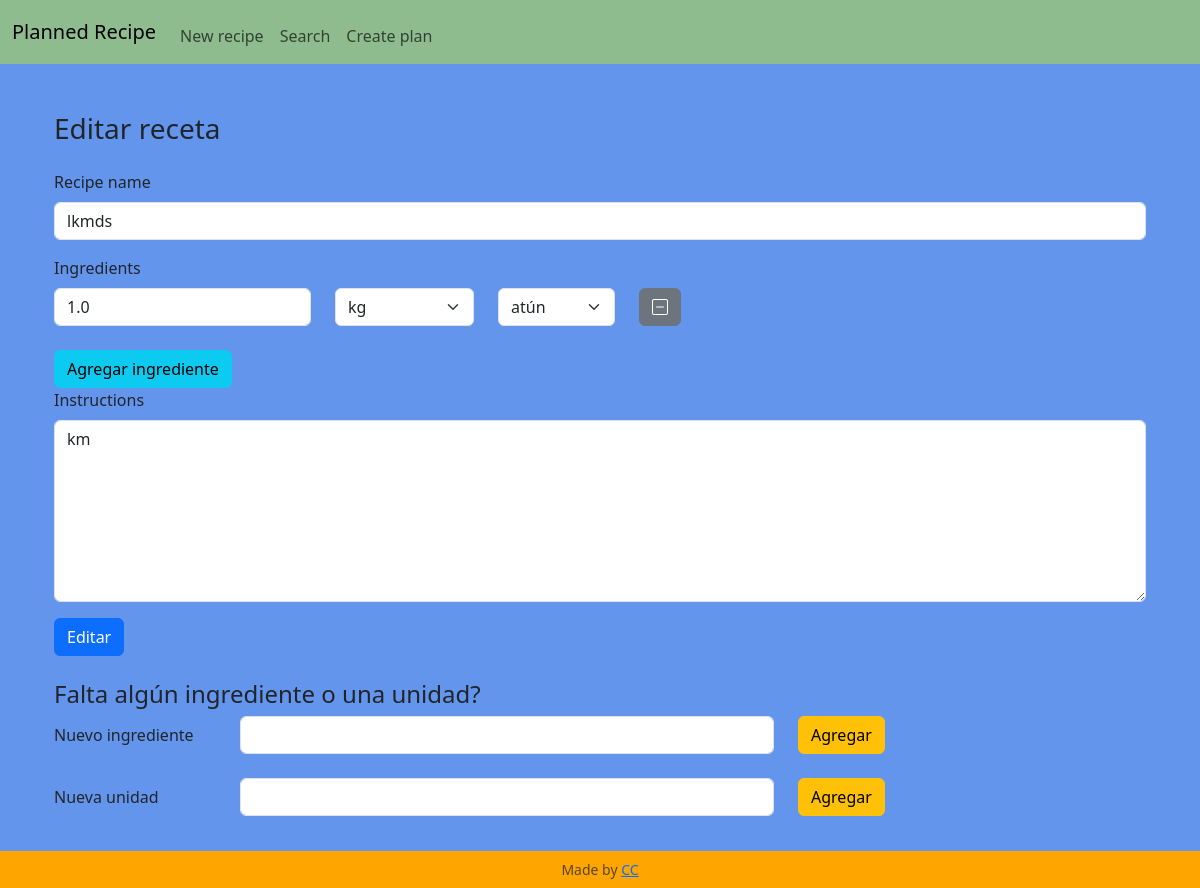
/edit_recipe?recipe_id=13, run on an earlier commit of the app's database.
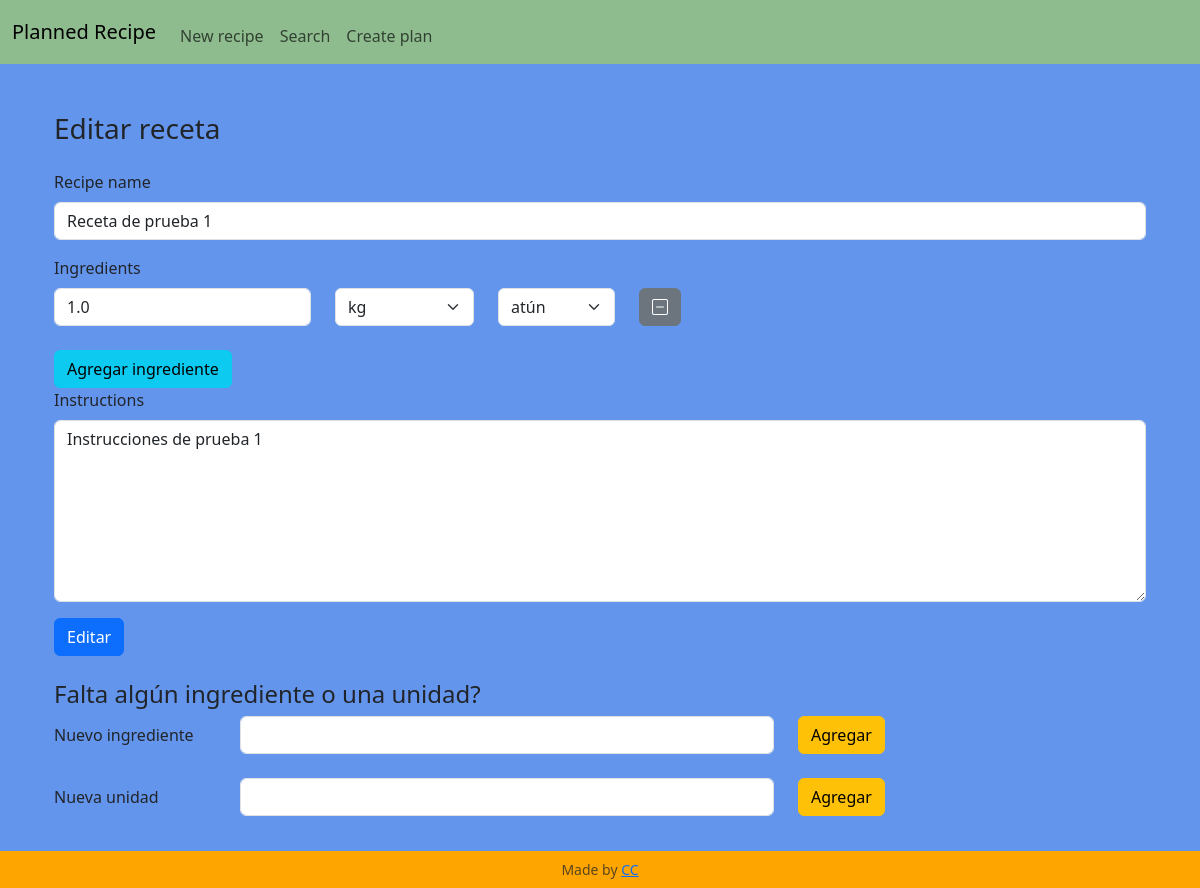
And on a later commit of the database.
### tables this page shows
CREATE TABLE recipes (id INTEGER PRIMARY KEY AUTOINCREMENT NOT NULL, name TEXT NOT NULL, instructions TEXT NOT NULL);

### app.py (the view)
@app.route("/edit_recipe", methods=["GET", "POST"])
def edit_recipe():
    if request.method == "POST":
        recipe_id = request.form.get("recipe_id")
        recipe_name = request.form.get("recipe_name")
        if not recipe_name:
            return render_template('result.html', msg = "Please complete a recipe name")
        instructions = request.form.get("recipe_instructions")
        if not instructions:
            return render_template('result.html', msg = "Please complete instructions for the recipe")
        try:
            with sqlite3.connect('meal_planner.db') as con:
                cur = con.cursor()
                cur.execute("UPDATE recipes SET name = ?, instructions = ? WHERE id = ?", (recipe_name, instructions, recipe_id))
                con.commit()
                msg = "Record successfully edited in the database"
        except Exception as e:
            con.rollback()
            msg = "Error in the UPDATE: " + str(e)
        finally:
            con.close()
            return render_template('result.html', msg=msg)
    else:
        recipe_id = request.args.get("recipe_id")
        cur = db_connect()
        cur.execute("SELECT * FROM recipes WHERE id = ?", (recipe_id,))
        recipe = cur.fetchall()
        cur.execute("SELECT * FROM ingredients")
        all_ingredients = cur.fetchall()
        cur.execute("SELECT * FROM units")
        all_units = cur.fetchall()
        cur.execute("SELECT ing_used.quantity, ingredients.name AS ing_name, ingredients.id AS ing_id, units.name AS unit_name, units.id AS unit_id FROM ing_used JOIN ingredients ON ingredients.id = ing_used.ing_id JOIN units ON units.id = ing_used.unit_id WHERE ing_used.recipe_id = ?", (recipe_id,))
        ing_used = cur.fetchall()
        db_close(cur)
        return render_template("edit_recipe.html", recipe=recipe, ing_used=ing_used, all_ingredients=all_ingredients, all_units=all_units)

### app.py (called while the page is built)
def db_connect():
    con = sqlite3.connect("meal_planner.db")
    con.row_factory = sqlite3.Row
    cur = con.cursor()
    return cur

def db_close(con):
    con.close()

@app.after_request
def after_request(response):
    response.headers["Cache-Control"] = "no-cache, no-store, must-revalidate"
    response.headers["Expires"] = 0
    response.headers["Pragma"] = "no-cache"
    return response

### templates/edit_recipe.html (shortened to what this page needs)
{% extends "layout.html" %}
{% block main %}
<div class="container-fluid">
    <h3 class="pb-3">Editar receta</h3>
    <form action="/edit_recipe" method="post" class="mb-4">
        <div class="mb-3">
            <label for="recipe_name" class="form-label">Recipe name</label>
            <input autofocus type="text" class="form-control" id="recipe_name" name="recipe_name"
                value="{{ recipe[0]['name'] }}">
        </div>
        <section id="ingredients">
            <p class="form-label">Ingredients</p>
            {% for ing in ing_used %}
            <div class="row mb-3" id="ing_{{ loop.index }}">
                <div class="col-auto mb-2">
                    <input type="number" class="form-control" id="quantity_{{ loop.index }}" placeholder="Cantidad" name="quantity_{{ loop.index }}"
                        value="{{ ing["quantity"] }}">
                </div>
                <div class="col-auto mb-2">
                    <select class="form-select" id="unit_{{ loop.index }}" name="unit_{{ loop.index }}">
                        {% for unit in all_units %}
                            {% if unit['id'] == ing['unit_id'] %}
                                <option value="{{unit['id']}}" selected>{{unit["name"]}}</option>
                            {% else %}
                                <option value="{{unit['id']}}">{{unit["name"]}}</option>
                            {% endif %}
                        {% endfor %}
                    </select>
                </div>
                <div class="col-auto mb-2">
                    <select class="form-select" id="ingredient_{{ loop.index }}" name="ingredient_{{ loop.index }}">
                        {% for ingredient in all_ingredients %}
                            {% if ingredient['id'] == ing['ing_id'] %}
                                <option value="{{ingredient['id']}}" selected>{{ingredient["name"]}}</option>
                            {% else %}
                                <option value="{{ingredient['id']}}">{{ingredient["name"]}}</option>
                            {% endif %}
                        {% endfor %}
                    </select>
                </div>
                <div class="col-auto mb-2">
                    <button type="button" class="btn btn-secondary" id="remove_ing_input_{{ loop.index }}">
                        <i class="bi bi-dash-square" id="remove_icon_{{ loop.index }}"></i>
                    </button>
                </div>
            </div>
            {% endfor %}
        </section>
        <button type="button" class="btn btn-info" id="add_ing_input">Agregar ingrediente</button>
        <div class="mb-3">
            <label for="recipe_instructions" class="form-label">Instructions</label>
            <textarea rows="7" class="form-control" id="recipe_instructions"
                name="recipe_instructions">{{ recipe[0]['instructions']}}</textarea>
        </div>
        <button type="submit" class="btn btn-primary">Editar</button>
    </form>
    <h4>Falta algún ingrediente o una unidad?</h4>
    <form action="/RUTAAAA" method="post">
        <div class="row mb-3 align-items-start">
            <label for="new_ing" class="col-sm-2 col-form-label mb-2">Nuevo ingrediente</label>
            <div class="col-sm-6">
                <input type="text" class="form-control mb-2" id="new_ing" name="new_ing">
            </div>
            <div class="col-auto">
                <button class="btn btn-warning mb-2">Agregar</button>
            </div>
        </div>
    </form>
    <form action="/RUTAAAA" method="post">
        <div class="row mb-3 align-items-start">
            <label for="new_unit" class="col-sm-2 col-form-label mb-2">Nueva unidad</label>
            <div class="col-sm-6">
                <input type="text" class="form-control  mb-2" id="new_unit" name="new_unit">
            </div>
            <div class="col-auto">
                <button class="btn btn-warning mb-2">Agregar</button>
            </div>
        </div>
    </form>
</div>
{% endblock %}

What changed in the data, as far as the page shows it:
changed recipes: recipe_name "lkmds" → "Receta de prueba 1"; recipe_instructions "km" → "Instrucciones de prueba 1"
